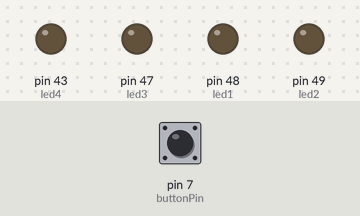
Simulated run of this sketch. Board: Arduino Mega 2560, built with avr-gcc and run on an emulated ATmega2560. Shown: output pins drawn as LEDs (lit = HIGH). Dashed ring = blinking. The test bench sets the inputs (shaded band); at power-on: pin 7 (buttonPin) LOW. What the sketch prints to the serial monitor is not drawn.

Above: at 1.2 s.
1.3 s: pin 7 (buttonPin) pulled HIGH for 0.15 s
At 1.66 s:
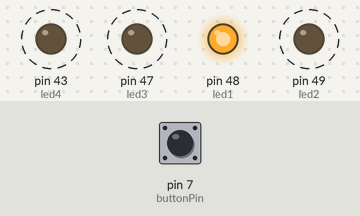
Timing chart, 0 to 10.3 s (numbered marks = the images above; inputs shaded):
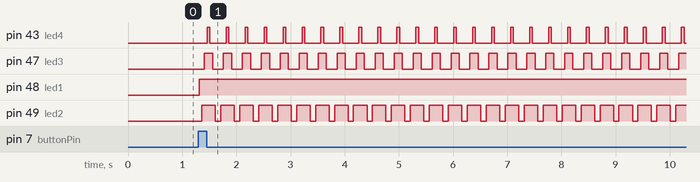

The sketch:

button_turn_on.ino
```cpp
// Const int - value never changes (ideal for defining a location)
const int buttonPin = 7;     // Location of button on Arduino
const int led1 = 48;         // Location of LEDs on Arduino
const int led2 = 49;
const int led3 = 47;
const int led4 = 43;

// Int - variable that will change:
int buttonState = 0;         // variable for reading the button's status (pressed or not)
int state = 0;               // variable that will indicate whether system is on or off

void setup() {
  // initialize the pushbutton pin as an input:
  Serial.begin(9600);         // Allows user to open Serial monitor
  pinMode(buttonPin, INPUT);
  pinMode(led1, OUTPUT);
  pinMode(led2, OUTPUT);
  pinMode(led3, OUTPUT);
  pinMode(led4, OUTPUT);
}

void loop() {
  // read the state of the button value:
  buttonState = digitalRead(buttonPin);

  // check if the pushbutton is pressed.
  // if it is, the buttonState is HIGH:
  if (buttonState == HIGH) {
    if (state == 0) {                 // If the system was off when the button was pressed, turn it on
      state = 1;
       for (int i; i < 3; i++) {       // Initiatie blinking sequence of LEDs
        digitalWrite(led1, HIGH);
        delay(50);
        digitalWrite(led2, HIGH);
        delay(50);
        digitalWrite(led3, HIGH);
        delay(50);
        digitalWrite(led4, HIGH);
        delay(50);
        digitalWrite(led4, LOW);
        delay(50);
        digitalWrite(led3, LOW);
        delay(50);
        digitalWrite(led2, LOW);
        delay(50);
        digitalWrite(led1, LOW);
      }
    }
    else if (state == 1) {          // Otherwise, turn it off
      state = 0;
      digitalWrite(led1, LOW);       // Ensure that the LEDs turn off as well
      digitalWrite(led2, LOW);
      digitalWrite(led3, LOW);
      digitalWrite(led4, LOW);
    }
  }

  Serial.print("Button State: ");   // Print values onto Serial monitor
  Serial.println(state);

  //delay(500);                 // Delay purely for printing purposes
                                // Comment it out to see the print outs more clearly

}
```

Measured:
- after the input at 1.3 s, pin 43 (led4): alternates HIGH for 0.05 s and LOW for 0.30 s, starting after 0.16 s; pin 47 (led3): alternates HIGH for 0.15 s and LOW for 0.20 s, starting after 0.11 s; pin 48 (led1): LOW → HIGH at once; pin 49 (led2): alternates HIGH for 0.25 s and LOW for 0.10 s, starting after 0.06 s
